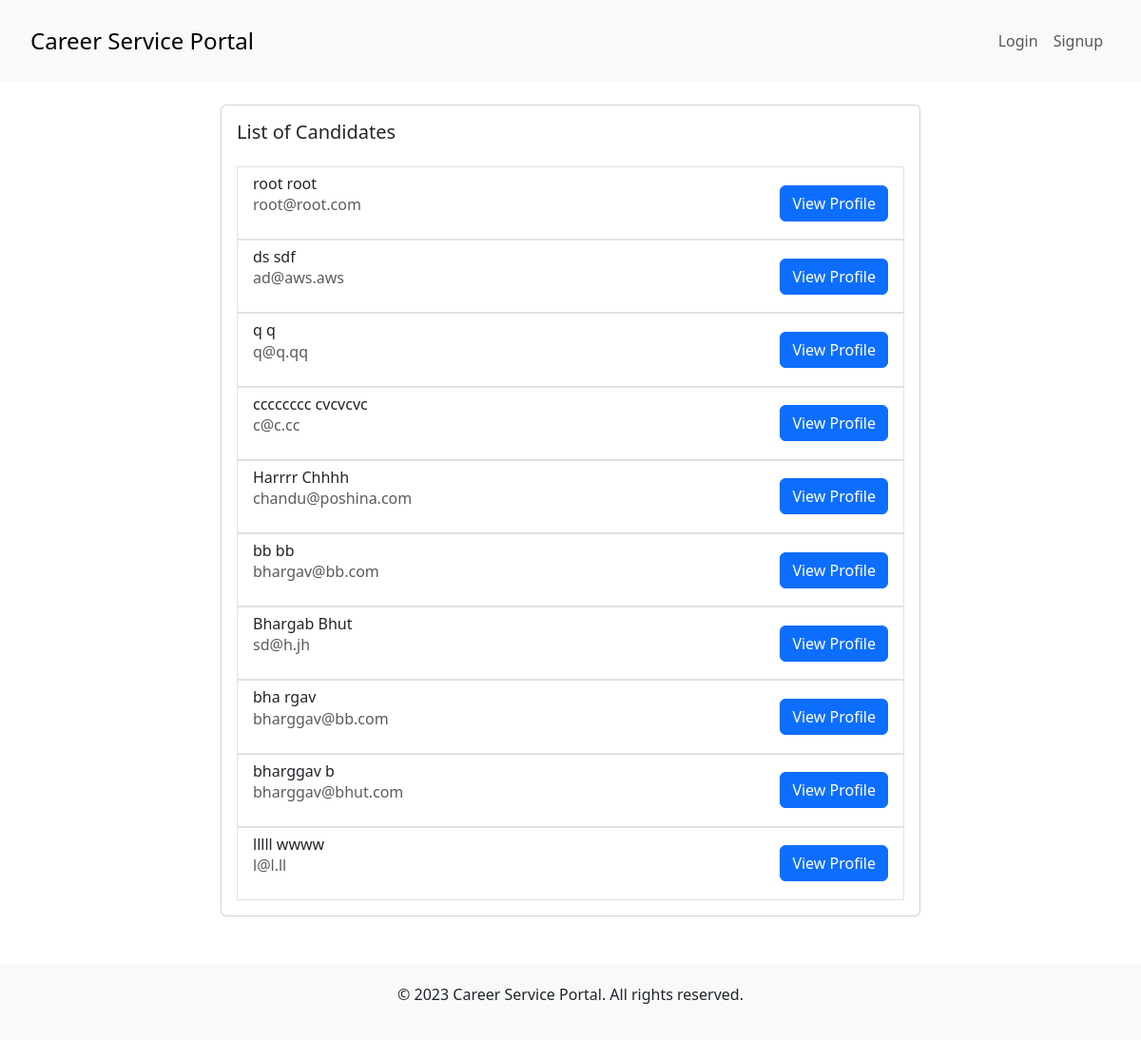
The app's page /employer/browseCandidatesAll/, older data.
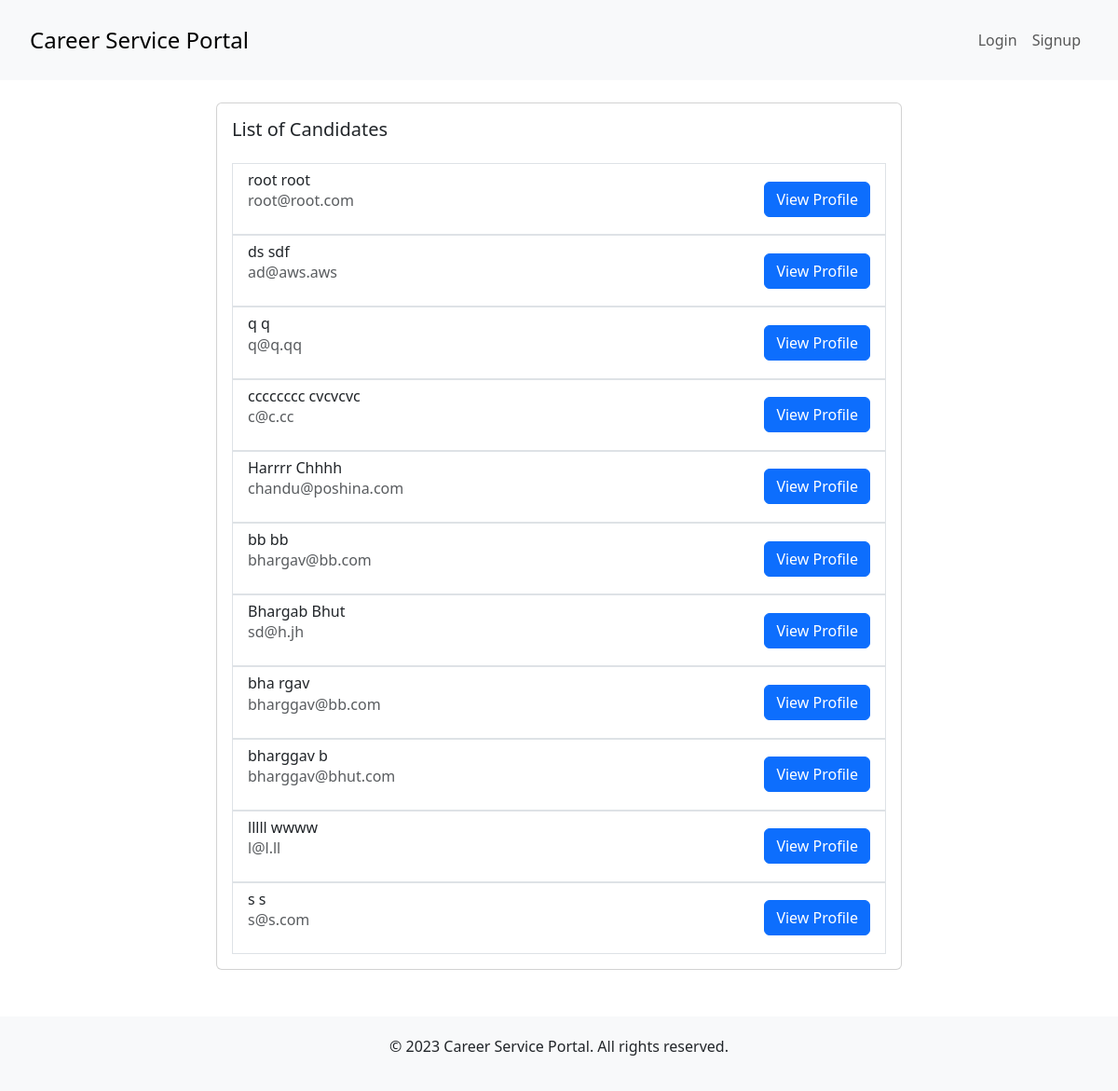
The same page, newer data.
### candidate/models.py (models this page shows)
class Candidate(models.Model):
    firstName = models.CharField(max_length=255)
    lastName = models.CharField(max_length=255)
    phone = models.CharField(max_length=255)
    resume = models.ForeignKey(
        Resume, on_delete=models.SET_NULL, null=True, blank=True)
    user = models.ForeignKey(User, on_delete=models.CASCADE)
    savedJobs = models.ManyToManyField(Job)

### user/models.py (models this page shows, shortened)
class User(models.Model):
    email = models.EmailField(max_length=254)
    password = models.CharField(max_length=255)
    role = models.CharField(max_length=255)

### employer/views.py (the view)
# urls.py: path('browseCandidatesAll/', views.browse_candidates_all, name='browse_candidates_all'),
def browse_candidates_all(request):
    employer = check_login(request)
    candidates = Candidate.objects.all()
    context = {
        'candidates': candidates
    }
    return render(request, 'employer/browse_candidates_all.html', context)

### employer/views.py (called while the page is built, shortened)
def check_login(request):
    return None

### templates/employer/browse_candidates_all.html (shortened to what this page needs)
{% extends "shared/base.html" %}
{% block content %}
<div class="container">
  <div class="row justify-content-center">
    <div class="col-md-8">
      <div class="card mt-4">
        <div class="card-body">
          <h5 class="card-title mb-4">List of Candidates</h5>
          <ul class="list-group">
            <form method="post" action="{% url 'employer:view_employee_profile' %}">
                {% for candidate in candidates %}
                <li class="list-group-item d-flex justify-content-between align-items-center">
                <div>
                    <h6 class="mb-0">{{ candidate.firstName }} {{ candidate.lastName }}</h6>
                    <p class="text-muted">{{ candidate.user.email }}</p>
                </div>
                <button type="submit" class="btn btn-primary" name="button_id" value="{{ candidate.id }}">View Profile</button>
                </li>
                {% endfor %}
            </form>
          </ul>
        </div>
      </div>
    </div>
  </div>
</div>
{% endblock %}

Row changes from the older to the newer data that the page shows:
added Candidate: firstName "s", lastName "s", user.email "s@s.com", {{ candidate.id }} 22 (drawn)
